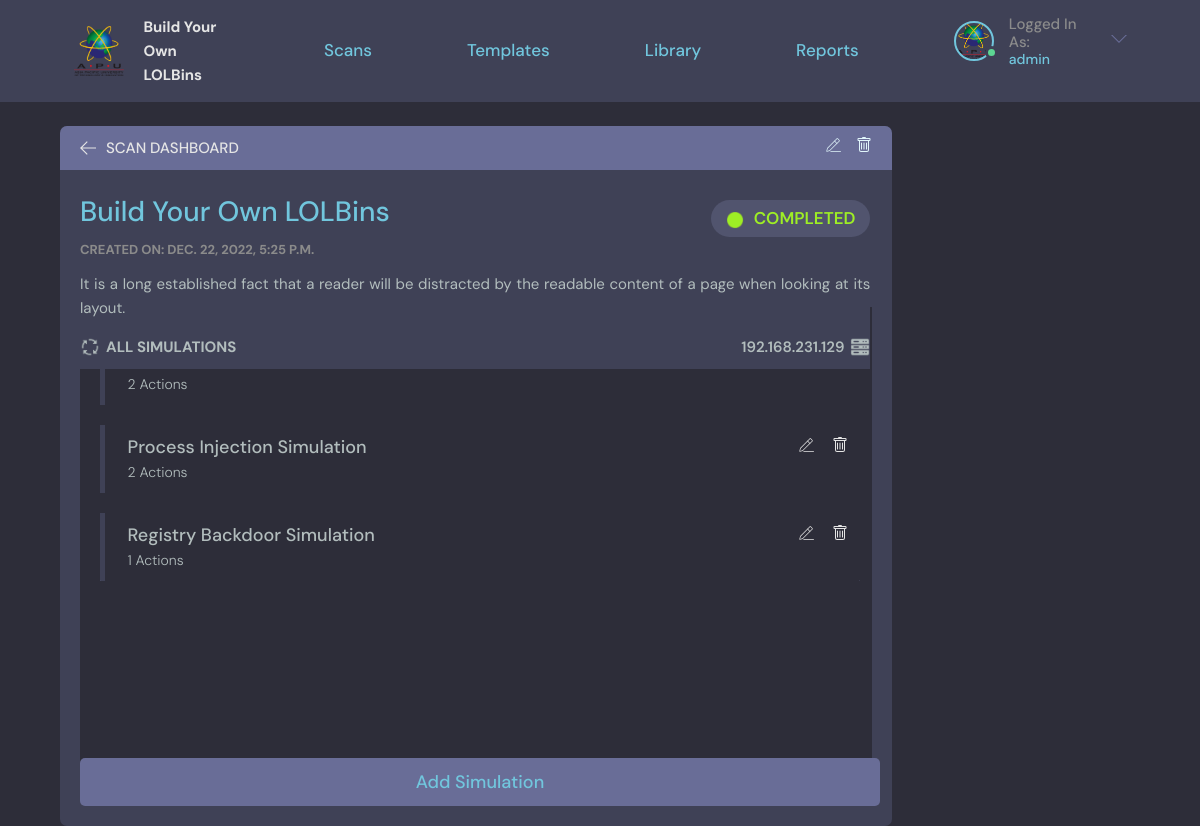
Before: /scan/36/ (signed in) with the older database file.
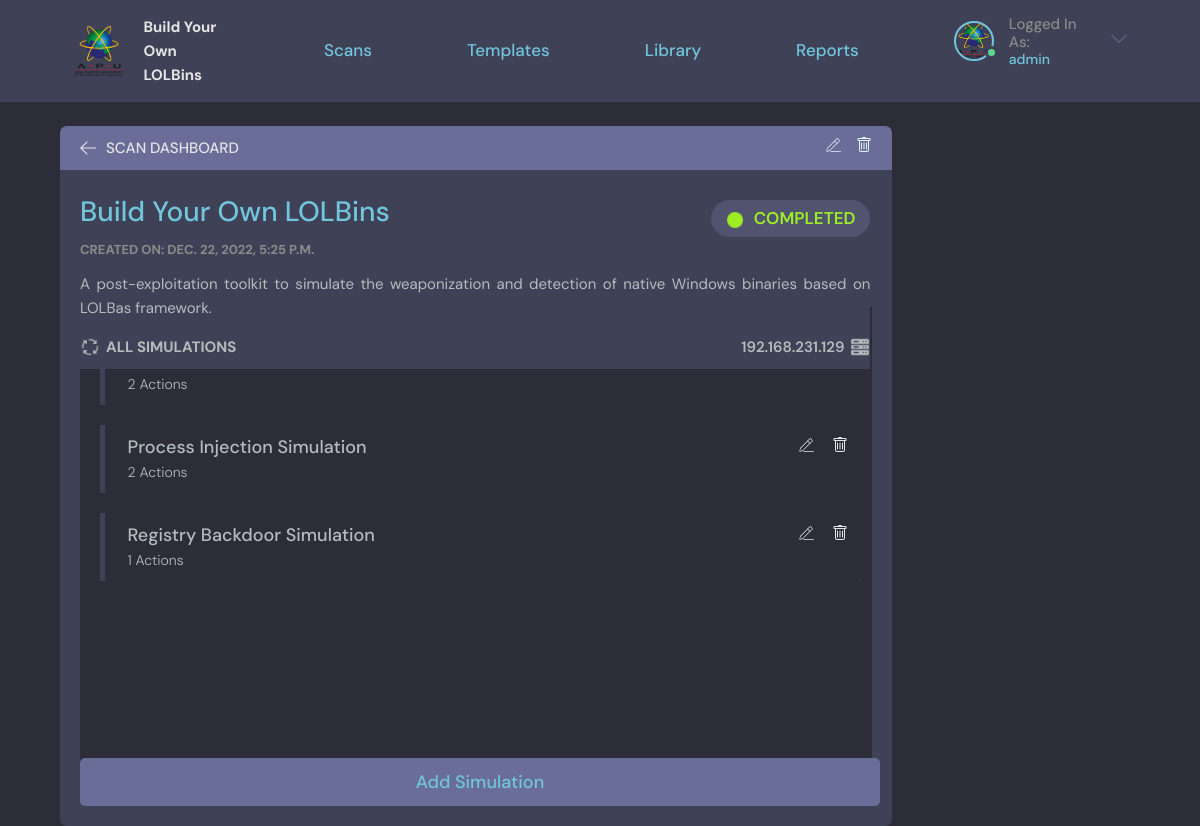
After: the same page with the newer database file.
### base/models.py (models this page shows, shortened)
class Scan(models.Model):
    user = models.ForeignKey(User, on_delete=SET_NULL, null=True, verbose_name = u'Owner')
    name = models.CharField(max_length=200, default="New Scan")
    description = models.TextField(null=True, blank=True)
    updated = models.DateTimeField(auto_now=True)
    created = models.DateTimeField(auto_now_add=True)
    STATUS_CHOICES = (
    ("STOPPED", "STOPPED"),
    ("COMPLETED", "COMPLETED"),
    ("RUNNING", "RUNNING"),
    ("ERROR", "ERROR"))
    status = models.CharField(max_length=15, choices=STATUS_CHOICES, default='STOPPED')
    ip = models.CharField("IP Address", max_length=15, default="127.0.0.1")
    username = models.CharField("Machine Username", max_length=30, default="admin")
    password = models.CharField("Machine Password", max_length=50, default="admin")
    task = models.TextField(null=True, blank=True)
    class Meta:
        ordering = ['-updated', '-created']
        verbose_name = 'Scan'

### base/views.py (the view, shortened to what this page needs)
# urls.py: path('scan/<str:pk>/', views.scan, name="scan"),
@login_required(login_url='login')
def scan(request, pk):
    currentScan = Scan.objects.get(id=pk)
    simulations = currentScan.simulation_set.all()
    variants = Variant.objects.all()
    variant_count = variants.count()
    if request.user != currentScan.user and request.user.is_superuser != 1:
        return redirect('forbidden')
    context = {'scan': currentScan, 'simulations': simulations, 'variants': variants, 'variant_count': variant_count}
    return render(request, 'base/scan.html', context)

### base/templates/base/scan.html (shortened to what the changed rows need)
{% extends 'main.html' %}
{% block content %}
{% load static %}
<main class="profile-page layout layout">
  <div class="container">
    <div class="room">
      <div class="room__box scroll">
        <div class="room__header scroll">
          <div class="room__info">
            <h3>{{scan.name}}</h3>
            {% if scan.status == 'RUNNING' %}
              <span onclick="window.location.href=`{% url 'change-state' scan.id %}`;" style="color: #FCC419;">
                <img src="{% static 'images/status_running.png' %}" style="margin-right: 0.6rem;"/>
                {{scan.status}}
              </span>
            {% elif scan.status == 'COMPLETED' %}
              <span onclick="window.location.href=`{% url 'change-state' scan.id %}`;" style="color: #9EEE25;">
                <img src="{% static 'images/status_completed.png' %}" style="margin-right: 0.6rem;"/>
                {{scan.status}}
              </span>
            {% else %}
              <span onclick="window.location.href=`{% url 'change-state' scan.id %}`;" style="color: #F78F8F;">
                <img src="{% static 'images/status_stopped.png' %}" style="margin-right: 0.6rem;"/>
                {{scan.status}}
              </span>
            {% endif %}
          </div>
          <div class="room__hosted">
            <p>Created on: {{scan.created}}</p>
          </div>
          <div class="room__details">
            {{scan.description}}
          </div>
          <div class="room__footer">
            <span>
              <img src="{% static 'images/simulation.png' %}" style="margin-right: 0.6rem; margin-top: 0.2rem;"/>
              <h3>ALL SIMULATIONS</h3>
            </span>
            <span>
              {{scan.ip}}
              <img src="{% static 'images/workstation.png' %}" style="margin-left: 0.6rem; margin-top: 0.2rem;"/>
            </span>
          </div>
        </div>
        <div class="room__conversation">
          <div class="threads scroll">
            <div class="accordion accordion-flush" id="accordionFlushExample">
              {% for simulation in simulations %}
                <div class="accordion-item">
                  <h2 class="accordion-header" id="flush-heading{{simulation.id}}">
                    <button class="accordion-button collapsed" type="button" data-bs-toggle="collapse" data-bs-target="#flush-collapse{{simulation.id}}" aria-expanded="false" aria-controls="flush-collapse{{simulation.id}}">
                        <div class="accordion-firstrow">
                          <h4>{{simulation.name}}</h4>
                          {% if scan.status != "RUNNING" %}
                            <div class="room__topRight">
                            </div>
                          {% endif %}
                        </div>
                        <span>{{ simulation.UserVariant.all|length }} Actions</span>
                    </button>
                  </h2>
                </div>
              {% endfor %}
            </div>
            <br>
          </div>
        </div>
      </div>
    </div>
  </div>
</main>
{% endblock content %}

Changed rows visible on the page:
changed Scan "Build Your Own LOLBins": description "It is a long established fact that a reader will be distracted by the readable content of a page when looking at its layout." → "A post-exploitation toolkit to simulate the weaponization and detection of native Windows binaries based on LOLBas framework."
